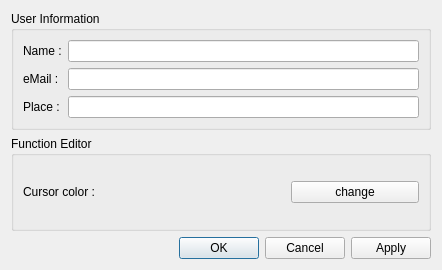
<?xml version="1.0" encoding="UTF-8"?>
<ui version="4.0">
 <class>settingsDialog</class>
 <widget class="QDialog" name="settingsDialog">
  <property name="geometry">
   <rect>
    <x>0</x>
    <y>0</y>
    <width>442</width>
    <height>270</height>
   </rect>
  </property>
  <property name="windowTitle">
   <string>Settings</string>
  </property>
  <layout class="QGridLayout" name="gridLayout">
   <item row="0" column="1">
    <widget class="QGroupBox" name="groupBox">
     <property name="title">
      <string>User Information</string>
     </property>
     <layout class="QFormLayout" name="formLayout">
      <item row="0" column="0">
       <widget class="QLabel" name="label">
        <property name="text">
         <string>Name :</string>
        </property>
       </widget>
      </item>
      <item row="0" column="1">
       <widget class="QLineEdit" name="nameLineEdit"/>
      </item>
      <item row="1" column="0">
       <widget class="QLabel" name="label_2">
        <property name="text">
         <string>eMail :</string>
        </property>
       </widget>
      </item>
      <item row="1" column="1">
       <widget class="QLineEdit" name="emailLineEdit"/>
      </item>
      <item row="2" column="0">
       <widget class="QLabel" name="label_3">
        <property name="text">
         <string>Place :</string>
        </property>
       </widget>
      </item>
      <item row="2" column="1">
       <widget class="QLineEdit" name="placeLineEdit"/>
      </item>
     </layout>
    </widget>
   </item>
   <item row="2" column="1">
    <widget class="QDialogButtonBox" name="buttonBox">
     <property name="orientation">
      <enum>Qt::Horizontal</enum>
     </property>
     <property name="standardButtons">
      <set>QDialogButtonBox::Apply|QDialogButtonBox::Cancel|QDialogButtonBox::Ok</set>
     </property>
    </widget>
   </item>
   <item row="1" column="1">
    <widget class="QGroupBox" name="groupBox_2">
     <property name="title">
      <string>Function Editor</string>
     </property>
     <layout class="QGridLayout" name="gridLayout_2">
      <item row="0" column="0">
       <widget class="QLabel" name="label_4">
        <property name="text">
         <string>Cursor color :</string>
        </property>
       </widget>
      </item>
      <item row="0" column="2">
       <widget class="QPushButton" name="changeCursorColorPushButton">
        <property name="text">
         <string>change</string>
        </property>
       </widget>
      </item>
      <item row="0" column="1">
       <widget class="QLabel" name="cursorColorLabel">
        <property name="autoFillBackground">
         <bool>false</bool>
        </property>
        <property name="text">
         <string/>
        </property>
       </widget>
      </item>
     </layout>
    </widget>
   </item>
  </layout>
 </widget>
 <resources/>
 <connections>
  <connection>
   <sender>buttonBox</sender>
   <signal>accepted()</signal>
   <receiver>settingsDialog</receiver>
   <slot>accept()</slot>
   <hints>
    <hint type="sourcelabel">
     <x>248</x>
     <y>254</y>
    </hint>
    <hint type="destinationlabel">
     <x>157</x>
     <y>274</y>
    </hint>
   </hints>
  </connection>
  <connection>
   <sender>buttonBox</sender>
   <signal>rejected()</signal>
   <receiver>settingsDialog</receiver>
   <slot>reject()</slot>
   <hints>
    <hint type="sourcelabel">
     <x>316</x>
     <y>260</y>
    </hint>
    <hint type="destinationlabel">
     <x>286</x>
     <y>274</y>
    </hint>
   </hints>
  </connection>
 </connections>
</ui>
